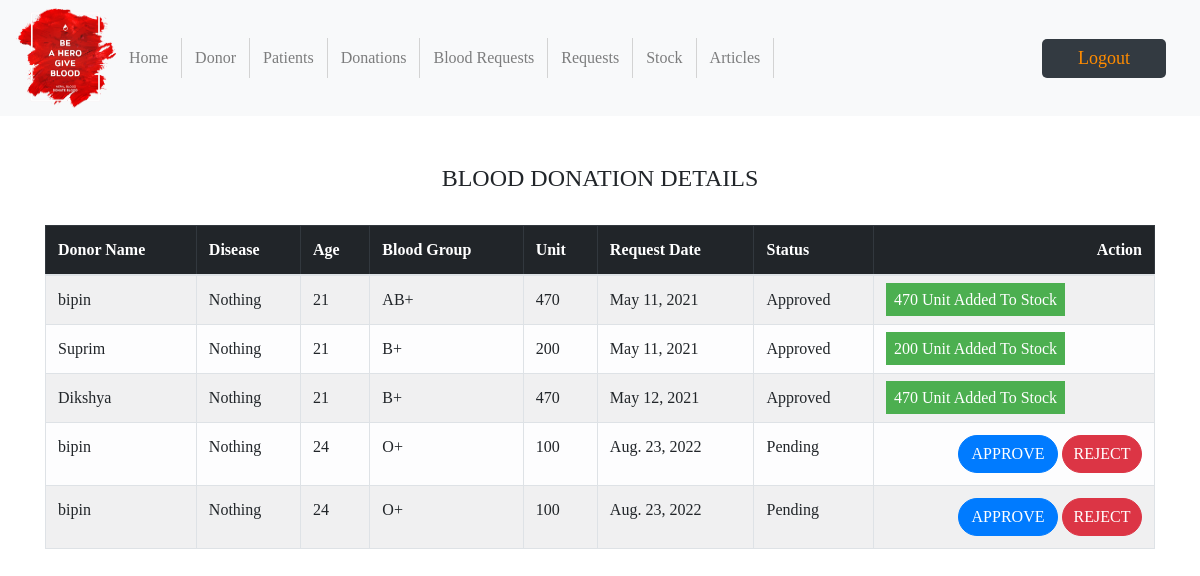
/admin-donation (signed in), run on the app's committed database.
### donor/models.py (models this page shows, shortened)
class BloodDonate(models.Model):
    donor=models.ForeignKey(Donor,on_delete=models.CASCADE)
    disease=models.CharField(max_length=100,default="Nothing")
    age=models.PositiveIntegerField()
    bloodgroup=models.CharField(max_length=10)
    unit=models.PositiveIntegerField(default=0)
    status=models.CharField(max_length=20,default="Pending")
    date=models.DateField(auto_now=True)

class Donor(models.Model):
    user=models.OneToOneField(User,on_delete=models.CASCADE)
    profile_pic= models.ImageField(upload_to='profile_pic/Donor/',null=True,blank=True)
    bloodgroup=models.CharField(max_length=10)
    email = models.EmailField(max_length=50, null=True)
    address = models.CharField(max_length=40)
    mobile = models.CharField(max_length=20,null=False)
    def __str__(self):
       return self.user.first_name

### blood/views.py (the view)
# urls.py: path('admin-donation', views.admin_donation_view,name='admin-donation'),
@login_required(login_url='adminlogin')
def admin_donation_view(request):
    donations=dmodels.BloodDonate.objects.all()
    return render(request,'blood/admin_donation.html',{'donations':donations})

### templates/blood/admin_donation.html (shortened to what this page needs)
{% extends 'blood/admin-header.html' %}
{% block content %}
{% load widget_tweaks %}
{%load static%}
<head>
   </head>
<br><br>
<div class="container">
    <H4 class="text-center">BLOOD DONATION DETAILS</H4><br>
    <table class="table table-light table-hover table-bordered table-striped">
        <thead class="table-dark">
            <tr>
                <th scope="col">Donor Name</th>
                <th scope="col">Disease</th>
                <th scope="col">Age</th>
                <th scope="col">Blood Group</th>
                <th scope="col">Unit</th>
                <th scope="col">Request Date</th>
                <th scope="col">Status</th>
                <th class="text-right">Action</th>
            </tr>
        </thead>
        <tbody>
            {% for t in donations %}
            <tr>
                <td> {{t.donor}}</td>
                <td> {{t.disease}}</td>
                <td> {{t.age}}</td>
                <td>{{t.bloodgroup}}</td>
                <td>{{t.unit}}</td>
                <td>{{t.date}}</td>
                <td>{{t.status}}</td>
                {% if t.status == 'Pending' %}
                <td class="text-right">
                    <button class="btn btn-primary badge-pill" style="width: 100px;"><a  style="text-decoration: none;color: white;" href="{% url 'approve-donation' t.id  %}">APPROVE</a> </button>
                    <button class="btn btn-danger badge-pill" style="width: 80px;"><a  style="text-decoration: none;color: white;" href="{% url 'reject-donation' t.id  %}">REJECT</a> </button>
                </td>
                {% elif  t.status == 'Approved' %}
                <td><span class="label success">{{t.unit}} Unit Added To Stock</span></td>
                {% else %}
                <td><span class="label danger">0 Unit Added To Stock</span></td>
                {% endif %}
            </tr>
            {% endfor %}
        </tbody>
    </table>
</div>
{% endblock content %}

### static/css/style.css (style rules this page uses)
body { font-family: "Times New Roman", Times, serif; }

### templates/blood/admin_donation.html (style rules this page uses)
.label { color: white; padding: 8px; }
.success { background-color: #4CAF50; }

### data on the page
BloodDonate: donor "bipin", disease "Nothing", age "21", bloodgroup "AB+", unit "470", date "May 11, 2021", status "Approved"
BloodDonate: donor "Suprim", disease "Nothing", age "21", bloodgroup "B+", unit "200", date "May 11, 2021", status "Approved"
BloodDonate: donor "Dikshya", disease "Nothing", age "21", bloodgroup "B+", unit "470", date "May 12, 2021", status "Approved"
BloodDonate: donor "bipin", disease "Nothing", age "24", bloodgroup "O+", unit "100", date "Aug. 23, 2022", status "Pending", shows "APPROVE"
BloodDonate: donor "bipin", disease "Nothing", age "24", bloodgroup "O+", unit "100", date "Aug. 23, 2022", status "Pending", shows "APPROVE"
